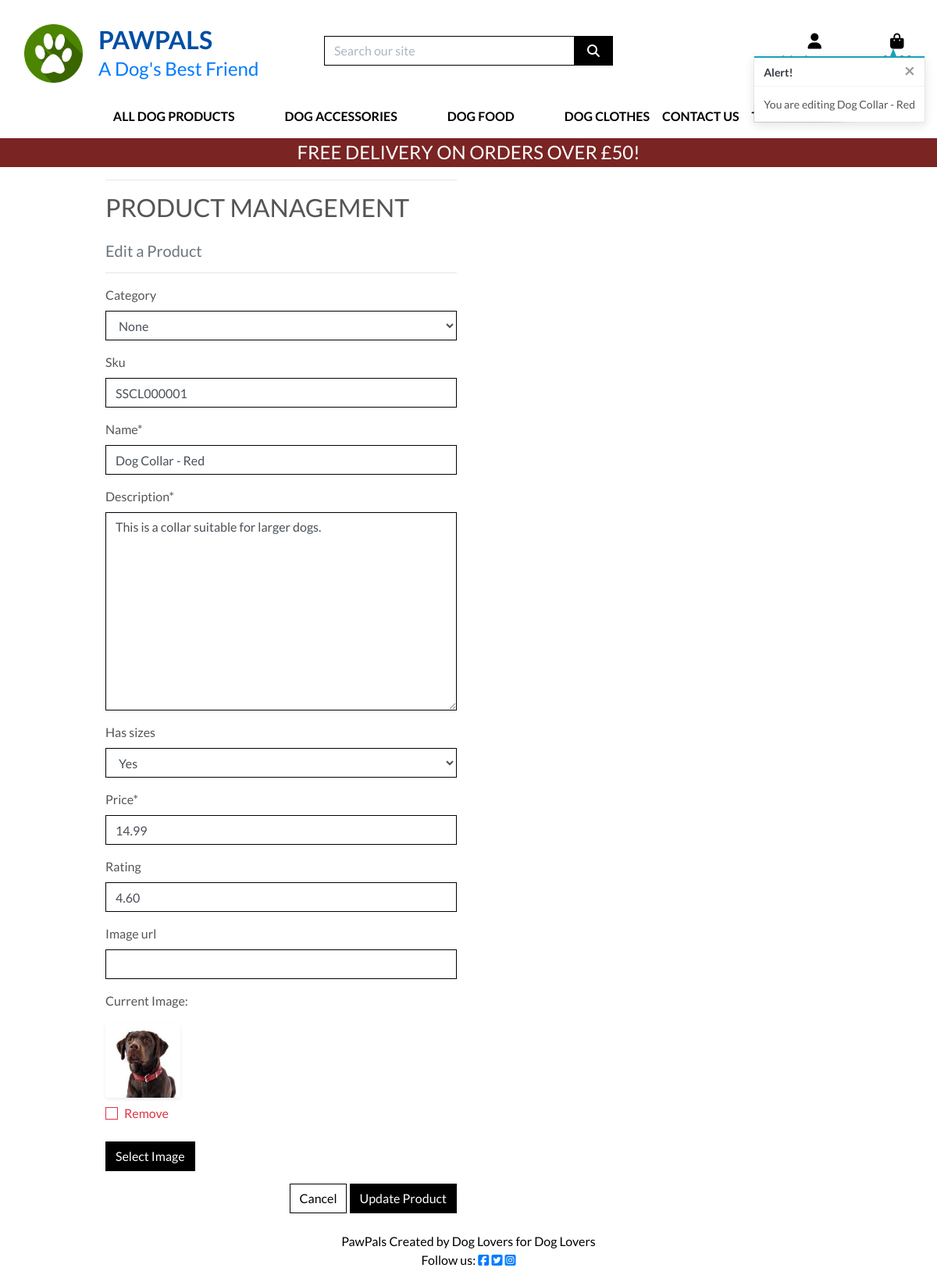
/products/edit/1/ (signed in), run on the app's committed database.
### products/models.py (models this page shows, shortened)
class Product(models.Model):
    category = models.ForeignKey('Category', null=True,
                                 blank=True, on_delete=models.SET_NULL)
    sku = models.CharField(max_length=254, null=True, blank=True)
    name = models.CharField(max_length=254)
    description = models.TextField()
    has_sizes = models.BooleanField(default=False, null=True, blank=True)
    price = models.DecimalField(max_digits=6, decimal_places=2)
    rating = models.DecimalField(max_digits=6,
                                 decimal_places=2, null=True, blank=True)
    image_url = models.URLField(max_length=1024, null=True, blank=True)
    image = models.ImageField(null=True, blank=True)

### products/views.py (the view)
# urls.py: path('edit/<int:product_id>/', views.edit_product, name='edit_product'),
@login_required
def edit_product(request, product_id):
    if not request.user.is_superuser:
        messages.error(request, 'Sorry, only store owners can do that.')
        return redirect(reverse('home'))
    product = get_object_or_404(Product, pk=product_id)
    if request.method == 'POST':
        form = ProductForm(request.POST, request.FILES, instance=product)
        if form.is_valid():
            form.save()
            messages.success(request, 'Successfully updated product!')
            return redirect(reverse('product_detail', args=[product.id]))
        else:
            messages.error(request, ('Failed to update product. '
                                     'Please ensure the form is valid.'))
    else:
        form = ProductForm(instance=product)
        messages.info(request, f'You are editing {product.name}')
    template_name = 'products/edit_product.html'
    context = {
        'form': form,
        'product': product,
    }
    return render(request, template_name, context)

### products/forms.py
class ProductForm(forms.ModelForm):
    class Meta:
        model = Product
        fields = '__all__'
    image = forms.ImageField(label='Image', required=False,
                             widget=CustomClearableFileInput)
    def __init__(self, *args, **kwargs):
        super().__init__(*args, **kwargs)
        categories = Category.objects.all()
        friendly_names = [(c.id, c.get_friendly_name()) for c in categories]
        self.fields['category'].choices = friendly_names
        for __field_name, field in self.fields.items():
            field.widget.attrs['class'] = 'border-black rounded-0'

### bag/contexts.py (called while the page is built, shortened)
def bag_contents(request):
    bag_items = []
    total = 0
    product_count = 0
    bag = request.session.get('bag', {})
    if total < settings.FREE_DELIVERY_THRESHOLD:
        delivery = total * Decimal(settings.STANDARD_DELIVERY_PERCENTAGE / 100)
        free_delivery_delta = settings.FREE_DELIVERY_THRESHOLD - total
    else:
        delivery = 0
        free_delivery_delta = 0
    grand_total = delivery + total
    context = {
        'bag_items': bag_items,
        'total': total,
        'product_count': product_count,
        'delivery': delivery,
        'free_delivery_delta': free_delivery_delta,
        'free_delivery_threshold': settings.FREE_DELIVERY_THRESHOLD,
        'grand_total': grand_total,
    }
    return context

### products/models.py (called while the page is built)
    def get_friendly_name(self):
        return self.friendly_name

### products/templates/products/edit_product.html (shortened to what this page needs)
{% extends "base.html" %}
{% load static %}
{% block content %}
    <div class="overlay"></div>
    <div class="container">
        <div class="row">
            <div class="col-12 col-md-6">
                <hr>
                <h2 class="logo-font mb-4">Product Management</h2>
                <h5 class="text-muted">Edit a Product</h5>
                <hr>
            </div>
        </div>
        <div class="row">
            <div class="col-12 col-md-6">
                <form method="POST" action="{% url 'edit_product' product.id %}" class="form mb-2" enctype="multipart/form-data">
                    {% for field in form %}
                        {% if field.name != 'image' %}
                            {{ field | as_crispy_field }}
                        {% else %}
                            {{ field }}
                        {% endif %}
                    {% endfor %}
                    <div class="text-right">
                        <a class="btn btn-outline-black rounded-0" href="{% url 'products' %}">Cancel</a>
                        <button class="btn btn-black rounded-0" type="submit">Update Product</button>
                    </div>
                </form>
            </div>
        </div>
    </div>
{% endblock %}

### static/css/base.css (style rules this page uses)
html { height: 100%; }
body { background-size: cover; height: calc(100vh - 164px); color: #555; font-family: 'Lato'; }
.logo-font { text-transform: uppercase; }
.btn-black { background: black; color: white; }
.btn-outline-black { background: white; color: black !important; border: 1px solid black; }
.border-black { border: 1px solid black !important; }
.overlay { height: 100%; width: 100%; top: 0; left: 0; position: fixed; background: white; z-index: -1; }
@media (min-width: 1200px) { .container { max-width: 80%; } }

### data on the page
Product: category "None" "SSCL000001" "Dog Collar - Red" "This is a collar suitable for larger dogs." "Yes" "14.99" "4.60"

### other printed values
{{ free_delivery_threshold }} "50"
{{ message }} "You are editing Dog Collar - Red"
{{ widget.initial_text }} "Current Image"
{{ widget.clear_checkbox_label }} "Remove"
